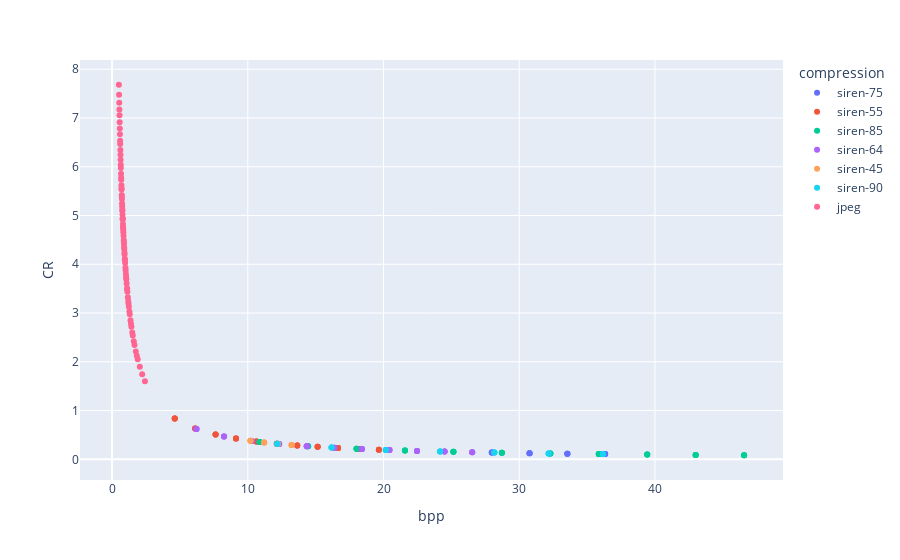

Here is the notebook cell this chart was saved with:
### Code cell
x = 'bpp'; y = "CR"; hue='compression'
fig = px.scatter(merged_df, x=f"{x}", y=f"{y}", color=f"{hue}")
fig.show()
